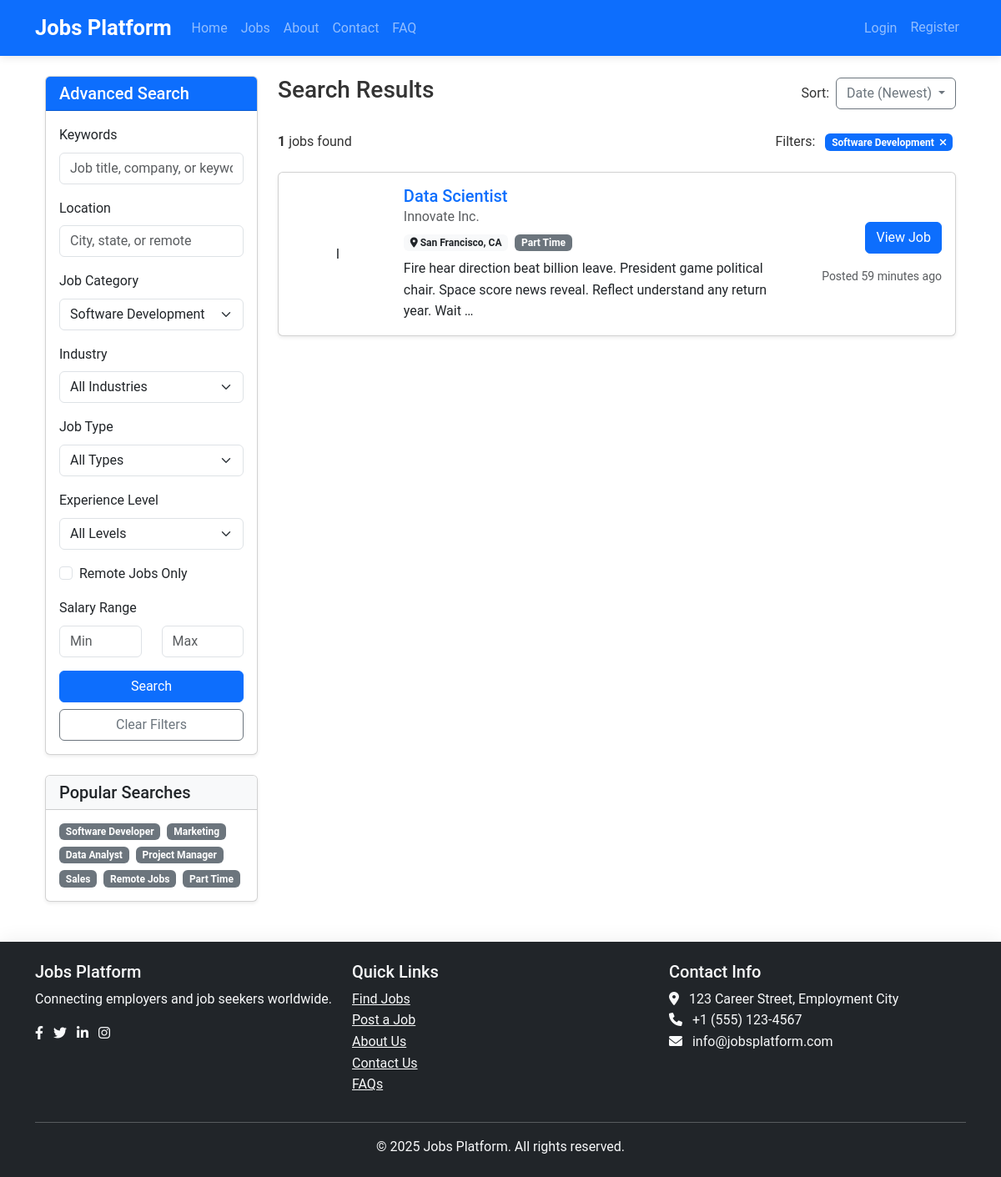
The app's page /jobs/search/?category=22 with its own data.
### jobs/models.py (models this page shows, shortened)
class JobCategory(models.Model):
    name = models.CharField(max_length=50, unique=True)
    class Meta:
        verbose_name_plural = "Job categories"

class Job(models.Model):
    STATUS_CHOICES = (
        ('draft', 'Draft'),
        ('published', 'Published'),
        ('expired', 'Expired'),
        ('filled', 'Filled'),
    )
    JOB_TYPE_CHOICES = (
        ('full_time', 'Full Time'),
        ('part_time', 'Part Time'),
        ('contract', 'Contract'),
        ('internship', 'Internship'),
        ('remote', 'Remote'),
    )
    EXPERIENCE_LEVEL_CHOICES = (
        ('entry', 'Entry Level'),
        ('mid', 'Mid Level'),
        ('senior', 'Senior Level'),
        ('executive', 'Executive'),
    )
    title = models.CharField(max_length=100)
    employer = models.ForeignKey(EmployerProfile, on_delete=models.CASCADE, related_name='jobs')
    category = models.ForeignKey(JobCategory, on_delete=models.CASCADE, related_name='jobs')
    industries = models.ManyToManyField(Industry, related_name='jobs')
    skills_required = models.ManyToManyField(Skill, related_name='jobs')
    job_type = models.CharField(max_length=10, choices=JOB_TYPE_CHOICES)
    experience_level = models.CharField(max_length=10, choices=EXPERIENCE_LEVEL_CHOICES)
    location = models.CharField(max_length=100)
    remote_option = models.BooleanField(default=False)
    description = models.TextField()
    responsibilities = models.TextField()
    requirements = models.TextField()
    benefits = models.TextField(blank=True)
    salary_min = models.DecimalField(max_digits=10, decimal_places=2, null=True, blank=True)
    salary_max = models.DecimalField(max_digits=10, decimal_places=2, null=True, blank=True)
    application_deadline = models.DateField()
    status = models.CharField(max_length=10, choices=STATUS_CHOICES, default='draft')
    created_at = models.DateTimeField(auto_now_add=True)
    updated_at = models.DateTimeField(auto_now=True)
    views = models.PositiveIntegerField(default=0)

### accounts/models.py (models this page shows, shortened)
class EmployerProfile(models.Model):
    user = models.OneToOneField(User, on_delete=models.CASCADE, related_name='employer_profile')
    company_name = models.CharField(max_length=100)
    company_logo = models.ImageField(upload_to='company_logos/', blank=True, null=True)
    company_website = models.URLField(blank=True)
    company_description = models.TextField(blank=True)
    industry = models.CharField(max_length=100, blank=True)
    company_size = models.CharField(max_length=50, blank=True)
    company_location = models.CharField(max_length=100, blank=True)
    founded_year = models.PositiveIntegerField(null=True, blank=True)

### jobs/views.py (the view, shortened to what this page needs)
# urls.py: path('search/', views.JobSearchView.as_view(), name='job_search'),
class JobSearchView(ListView):
    model = Job
    template_name = 'jobs/job_search.html'
    context_object_name = 'jobs'
    paginate_by = 10
    def get_queryset(self):
        form = JobSearchForm(self.request.GET)
        queryset = Job.objects.filter(status='published').select_related('employer')
        if form.is_valid():
            keywords = form.cleaned_data.get('q')
            location = form.cleaned_data.get('location')
            if location:
                queryset = queryset.filter(
                    Q(location__icontains=location) |
                    Q(remote_option=True)
                )
            category = self.request.GET.get('category')
            if category:
                queryset = queryset.filter(category__id=category)
            industry = self.request.GET.get('industry')
            if industry:
                queryset = queryset.filter(industry__id=industry)
            job_type = self.request.GET.get('job_type')
            if job_type:
                queryset = queryset.filter(job_type=job_type)
            experience = self.request.GET.get('experience')
            if experience:
                queryset = queryset.filter(experience_level=experience)
            remote = self.request.GET.get('remote')
            if remote == 'true':
                queryset = queryset.filter(remote_option=True)
            min_salary = self.request.GET.get('min_salary')
            if min_salary:
                queryset = queryset.filter(salary_min__gte=min_salary)
            max_salary = self.request.GET.get('max_salary')
            if max_salary:
                queryset = queryset.filter(salary_max__lte=max_salary)
        return queryset.order_by('-created_at')
    def get_context_data(self, **kwargs):
        context = super().get_context_data(**kwargs)
        context['search_form'] = JobSearchForm(self.request.GET)
        context['categories'] = JobCategory.objects.all()
        context['industries'] = Industry.objects.all()
        context['search_query'] = self.request.GET.copy()
        return context

### templates/jobs/job_search.html (shortened to what this page needs)
{% extends 'base.html' %}
{% block content %}
<div class="container">
    <div class="row">
        <div class="col-lg-3 mb-4">
            <div class="card shadow-sm mb-4">
                <div class="card-header bg-primary text-white">
                    <h5 class="mb-0">Advanced Search</h5>
                </div>
                <div class="card-body">
                    <form action="{% url 'jobs:job_search' %}" method="get" id="job-search-form">
                        <div class="mb-3">
                            <label for="id_q" class="form-label">Keywords</label>
                            {{ search_form.q }}
                        </div>
                        <div class="mb-3">
                            <label for="id_location" class="form-label">Location</label>
                            {{ search_form.location }}
                        </div>
                        <div class="mb-3">
                            <label for="id_category" class="form-label">Job Category</label>
                            <select name="category" id="id_category" class="form-select">
                                {% for category in categories %}
                                    <option value="{{ category.id }}"
                                        {% if search_query.category == category.id|stringformat:"i" %}selected{% endif %}>
                                        {{ category.name }}
                                    </option>
                                {% endfor %}
                            </select>
                        </div>
                        <div class="mb-3">
                            <label for="id_industry" class="form-label">Industry</label>
                            <select name="industry" id="id_industry" class="form-select">
                                <option value="">All Industries</option>
                            </select>
                        </div>
                        <div class="mb-3">
                            <label for="id_job_type" class="form-label">Job Type</label>
                            {{ search_form.job_type }}
                        </div>
                        <div class="mb-3">
                            <label for="id_experience" class="form-label">Experience Level</label>
                            {{ search_form.experience }}
                        </div>
                        <div class="mb-3">
                            <div class="form-check">
                                <input class="form-check-input" type="checkbox" name="remote" value="true" id="id_remote"
                                    {% if search_query.remote == "true" %}checked{% endif %}>
                                <label class="form-check-label" for="id_remote">
                                    Remote Jobs Only
                                </label>
                            </div>
                        </div>
                        <div class="mb-3">
                            <label class="form-label">Salary Range</label>
                            <div class="row">
                                <div class="col-6">
                                    <input type="number" name="min_salary" class="form-control" placeholder="Min"
                                        value="{{ search_query.min_salary }}">
                                </div>
                                <div class="col-6">
                                    <input type="number" name="max_salary" class="form-control" placeholder="Max"
                                        value="{{ search_query.max_salary }}">
                                </div>
                            </div>
                        </div>
                        <div class="d-grid gap-2">
                            <button type="submit" class="btn btn-primary">Search</button>
                            <a href="{% url 'jobs:job_search' %}" class="btn btn-outline-secondary">Clear Filters</a>
                        </div>
                    </form>
                </div>
            </div>
            <div class="card shadow-sm">
                <div class="card-header bg-light">
                    <h5 class="mb-0">Popular Searches</h5>
                </div>
                <div class="card-body">
                    <div class="d-flex flex-wrap gap-2">
                        <a href="{% url 'jobs:job_search' %}?q=software+developer" class="badge bg-secondary text-decoration-none">Software Developer</a>
                        <a href="{% url 'jobs:job_search' %}?q=marketing" class="badge bg-secondary text-decoration-none">Marketing</a>
                        <a href="{% url 'jobs:job_search' %}?q=data+analyst" class="badge bg-secondary text-decoration-none">Data Analyst</a>
                        <a href="{% url 'jobs:job_search' %}?q=project+manager" class="badge bg-secondary text-decoration-none">Project Manager</a>
                        <a href="{% url 'jobs:job_search' %}?q=sales" class="badge bg-secondary text-decoration-none">Sales</a>
                        <a href="{% url 'jobs:job_search' %}?remote=true" class="badge bg-secondary text-decoration-none">Remote Jobs</a>
                        <a href="{% url 'jobs:job_search' %}?q=part+time&job_type=part_time" class="badge bg-secondary text-decoration-none">Part Time</a>
                    </div>
                </div>
            </div>
        </div>
        <div class="col-lg-9">
            <div class="d-flex justify-content-between align-items-center mb-4">
                <h1 class="h3">Search Results</h1>
                <div class="d-flex align-items-center">
                    <span class="me-2">Sort:</span>
                    <div class="dropdown">
                        <button class="btn btn-outline-secondary dropdown-toggle" type="button" id="sortDropdown" data-bs-toggle="dropdown" aria-expanded="false">
                            {% if search_query.sort == "relevance" %}
                                Relevance
                            {% elif search_query.sort == "oldest" %}
                                Date (Oldest)
                            {% elif search_query.sort == "salary_high" %}
                                Salary (High to Low)
                            {% elif search_query.sort == "salary_low" %}
                                Salary (Low to High)
                            {% else %}
                                Date (Newest)
                            {% endif %}
                        </button>
                    </div>
                </div>
            </div>
            <div class="search-summary mb-4">
                <div class="d-flex flex-wrap gap-2 align-items-center">
                    <p class="mb-0">
                        <strong>{{ jobs|length }}</strong> jobs found
                    </p>
                    {% if search_query.category or search_query.industry or search_query.job_type or search_query.experience or search_query.remote == "true" or search_query.min_salary or search_query.max_salary %}
                        <div class="ms-auto">
                            <span class="me-2">Filters:</span>
                            {% if search_query.category %}
                                {% for cat in categories %}
                                    {% if search_query.category == cat.id|stringformat:"i" %}
                                        <span class="badge bg-primary me-1 filter-badge" data-filter="category">
                                            {{ cat.name }} <i class="fas fa-times ms-1"></i>
                                        </span>
                                    {% endif %}
                                {% endfor %}
                            {% endif %}
                        </div>
                    {% endif %}
                </div>
            </div>
            {% if jobs %}
                <div class="job-list">
                    {% for job in jobs %}
                        <div class="card mb-4 job-card shadow-sm">
                            <div class="card-body">
                                <div class="row align-items-center">
                                    <div class="col-md-2 text-center mb-3 mb-md-0">
                                        {% if job.employer.company_logo %}
                                            <img src="{{ job.employer.company_logo.url }}" alt="{{ job.employer.company_name }}" class="company-logo">
                                        {% else %}
                                            <div class="company-placeholder">{{ job.employer.company_name|slice:":1" }}</div>
                                        {% endif %}
                                    </div>
                                    <div class="col-md-7">
                                        <h5 class="card-title mb-1"><a href="{% url 'jobs:job_detail' job.pk %}" class="text-decoration-none">{{ job.title }}</a></h5>
                                        <p class="card-subtitle mb-2 text-muted">{{ job.employer.company_name }}</p>
                                        <div class="d-flex flex-wrap gap-2 mb-2">
                                            <span class="badge bg-light text-dark"><i class="fas fa-map-marker-alt"></i> {{ job.location }}</span>
                                            <span class="badge bg-secondary">{{ job.get_job_type_display }}</span>
                                        </div>
                                        <p class="card-text">{{ job.description|truncatewords:20 }}</p>
                                    </div>
                                    <div class="col-md-3 text-center text-md-end">
                                        <a href="{% url 'jobs:job_detail' job.pk %}" class="btn btn-primary mb-2">View Job</a>
                                        <p class="text-muted mt-2 mb-0 small">Posted {{ job.created_at|timesince }} ago</p>
                                    </div>
                                </div>
                            </div>
                        </div>
                    {% endfor %}
                </div>
            {% else %}
                <div class="alert alert-info text-center py-5">
                    <h4>No jobs found matching your search criteria</h4>
                    <p>Try adjusting your search terms or filters to find more jobs.</p>
                </div>
            {% endif %}
        </div>
    </div>
</div>
{% endblock %}

### static/css/style.css (style rules this page uses)
body { font-family: 'Roboto', sans-serif; color: #333; line-height: 1.6; }

### records on screen
JobCategory: name "Software Development"
Job: employer.company_name "I", title "Data Scientist", employer.company_name "Innovate Inc.", location "San Francisco, CA", job_type "Part Time", description "Fire hear direction beat billion leave. President game political chair. Space score news reveal. Reflect understand any return year. Wait …", created_at "59 minutes"

### other values on screen
{{ jobs|length }} "1"
form field category "Software Development"
